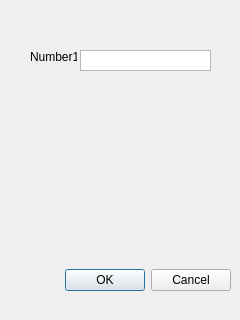
<?xml version="1.0" encoding="UTF-8"?>
<ui version="4.0">
 <class>Dialog</class>
 <widget class="QDialog" name="Dialog">
  <property name="geometry">
   <rect>
    <x>0</x>
    <y>0</y>
    <width>240</width>
    <height>320</height>
   </rect>
  </property>
  <property name="windowTitle">
   <string>Dialog</string>
  </property>
  <widget class="QDialogButtonBox" name="buttonBox">
   <property name="geometry">
    <rect>
     <x>10</x>
     <y>260</y>
     <width>221</width>
     <height>41</height>
    </rect>
   </property>
   <property name="orientation">
    <enum>Qt::Horizontal</enum>
   </property>
   <property name="standardButtons">
    <set>QDialogButtonBox::Cancel|QDialogButtonBox::Ok</set>
   </property>
  </widget>
  <widget class="QLabel" name="label">
   <property name="geometry">
    <rect>
     <x>30</x>
     <y>50</y>
     <width>47</width>
     <height>13</height>
    </rect>
   </property>
   <property name="text">
    <string>Number1:</string>
   </property>
  </widget>
  <widget class="QTextEdit" name="num1">
   <property name="geometry">
    <rect>
     <x>80</x>
     <y>50</y>
     <width>131</width>
     <height>21</height>
    </rect>
   </property>
   <property name="font">
    <font>
     <pointsize>6</pointsize>
    </font>
   </property>
  </widget>
 </widget>
 <resources/>
 <connections>
  <connection>
   <sender>buttonBox</sender>
   <signal>accepted()</signal>
   <receiver>Dialog</receiver>
   <slot>accept()</slot>
   <hints>
    <hint type="sourcelabel">
     <x>230</x>
     <y>260</y>
    </hint>
    <hint type="destinationlabel">
     <x>157</x>
     <y>274</y>
    </hint>
   </hints>
  </connection>
  <connection>
   <sender>buttonBox</sender>
   <signal>rejected()</signal>
   <receiver>Dialog</receiver>
   <slot>reject()</slot>
   <hints>
    <hint type="sourcelabel">
     <x>230</x>
     <y>260</y>
    </hint>
    <hint type="destinationlabel">
     <x>286</x>
     <y>274</y>
    </hint>
   </hints>
  </connection>
  <connection>
   <sender>buttonBox</sender>
   <signal>clicked(QAbstractButton*)</signal>
   <receiver>num1</receiver>
   <slot>clear()</slot>
   <hints>
    <hint type="sourcelabel">
     <x>114</x>
     <y>280</y>
    </hint>
    <hint type="destinationlabel">
     <x>117</x>
     <y>62</y>
    </hint>
   </hints>
  </connection>
 </connections>
</ui>
